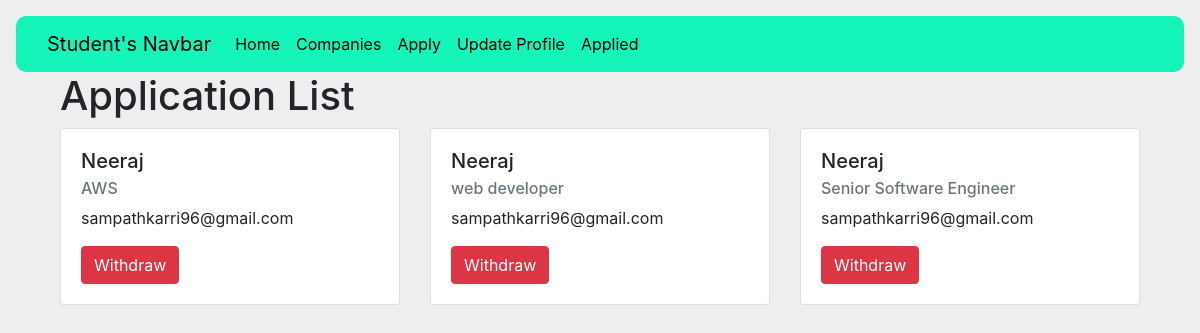
The app's page /student/applieds/Neeraj/ with its own data.
### student/models.py (models this page shows, shortened)
class Application(models.Model):
    name=models.TextField()
    job_title=models.TextField()
    email=models.EmailField()

### student/views.py (the view)
# urls.py: path('applieds/<str:name>/', views.application_list, name='applied'),
def application_list(request, name):
    applications = Application.objects.filter(name=name)
    return render(request, 'sapplied.html', {'applications': applications})

### templates/sapplied.html (shortened to what this page needs)
{% extends 'studentnavbar.html' %}
{% load static %}
{% block content %}
<html>
<head>
    <link rel="stylesheet" href="https://stackpath.bootstrapcdn.com/bootstrap/4.5.2/css/bootstrap.min.css">
</head>
<body>
    <div class="container">
        <h1>Application List</h1>
        <div class="row">
            {% for application in applications %}
            <div class="col-md-4">
                <div class="card">
                    <div class="card-body">
                        <h5 class="card-title">{{ application.name }}</h5>
                        <h6 class="card-subtitle mb-2 text-muted">{{ application.job_title }}</h6>
                        <p class="card-text">{{ application.email }}</p>
                        <form action="{% url 'delete_application' application.id %}" method="POST">
                            <button type="submit" class="btn btn-danger">Withdraw</button>
                        </form>
                    </div>
                </div>
            </div>
            {% endfor %}
        </div>
    </div>
</body>
</html>
{% endblock %}

### templates/sapplied.html (style rules this page uses)
.card { margin-bottom: 20px; }

### records on screen
Application: name "Neeraj", job_title "AWS", email "sampathkarri96@gmail.com"
Application: name "Neeraj", job_title "web developer", email "sampathkarri96@gmail.com"
Application: name "Neeraj", job_title "Senior Software Engineer", email "sampathkarri96@gmail.com"
